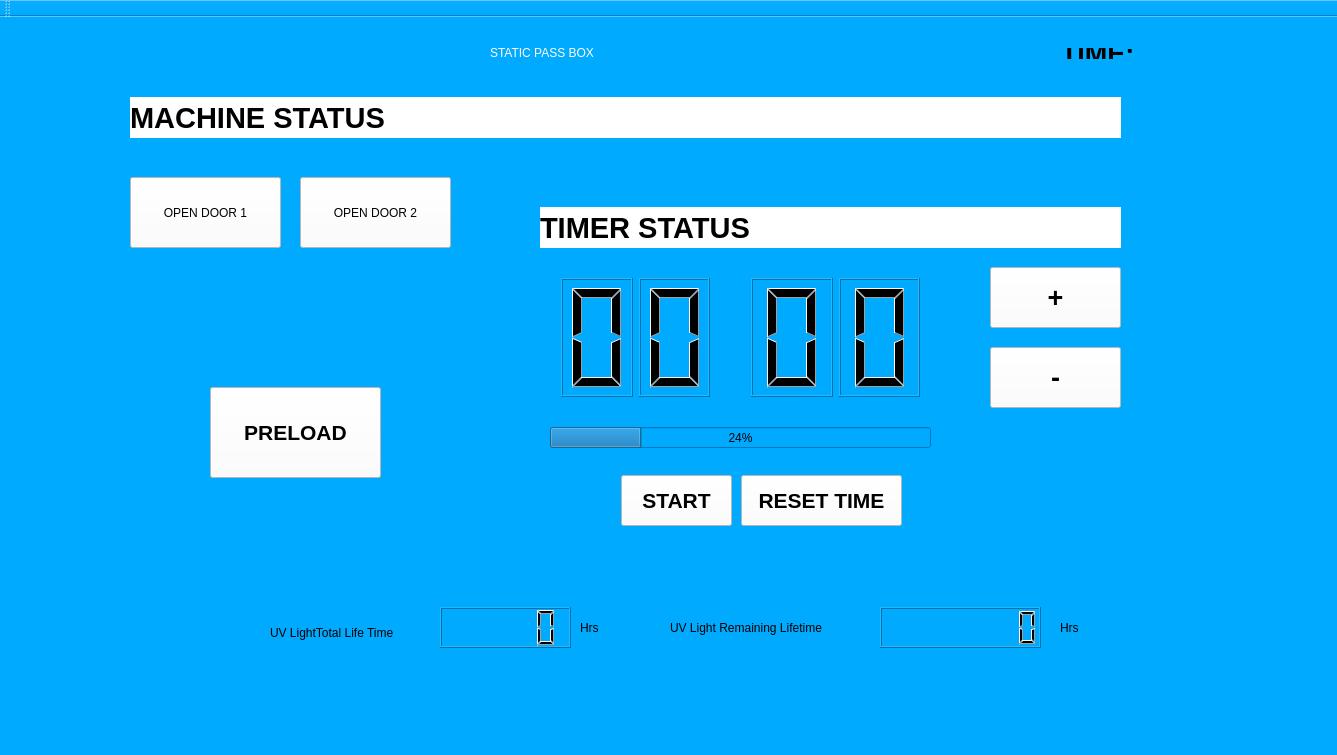
<?xml version="1.0" encoding="UTF-8"?>
<ui version="4.0">
 <class>MainWindow</class>
 <widget class="QMainWindow" name="MainWindow">
  <property name="geometry">
   <rect>
    <x>0</x>
    <y>0</y>
    <width>1337</width>
    <height>755</height>
   </rect>
  </property>
  <property name="windowTitle">
   <string>MainWindow</string>
  </property>
  <property name="styleSheet">
   <string notr="true">background-color: rgb(0, 170, 255);</string>
  </property>
  <widget class="QWidget" name="centralWidget">
   <widget class="QLabel" name="label">
    <property name="geometry">
     <rect>
      <x>710</x>
      <y>250</y>
      <width>26</width>
      <height>141</height>
     </rect>
    </property>
    <property name="styleSheet">
     <string notr="true">font: 75 28pt &quot;Ubuntu&quot;;</string>
    </property>
    <property name="text">
     <string>  :</string>
    </property>
   </widget>
   <widget class="QWidget" name="layoutWidget">
    <property name="geometry">
     <rect>
      <x>550</x>
      <y>250</y>
      <width>171</width>
      <height>141</height>
     </rect>
    </property>
    <layout class="QHBoxLayout" name="horizontalLayout_2">
     <item>
      <widget class="QLCDNumber" name="lcdNumber_min_2">
       <property name="font">
        <font>
         <pointsize>22</pointsize>
         <weight>75</weight>
         <bold>true</bold>
        </font>
       </property>
       <property name="digitCount">
        <number>1</number>
       </property>
      </widget>
     </item>
     <item>
      <widget class="QLCDNumber" name="lcdNumber_min1">
       <property name="font">
        <font>
         <family>Ubuntu</family>
         <pointsize>20</pointsize>
         <weight>9</weight>
         <italic>false</italic>
         <bold>false</bold>
        </font>
       </property>
       <property name="styleSheet">
        <string notr="true">font: 75 20pt &quot;Ubuntu&quot;;</string>
       </property>
       <property name="digitCount">
        <number>1</number>
       </property>
      </widget>
     </item>
    </layout>
   </widget>
   <widget class="QWidget" name="layoutWidget_2">
    <property name="geometry">
     <rect>
      <x>740</x>
      <y>250</y>
      <width>191</width>
      <height>141</height>
     </rect>
    </property>
    <layout class="QHBoxLayout" name="horizontalLayout">
     <item>
      <widget class="QLCDNumber" name="lcdNumber_seconds2">
       <property name="font">
        <font>
         <pointsize>22</pointsize>
         <weight>75</weight>
         <bold>true</bold>
        </font>
       </property>
       <property name="digitCount">
        <number>1</number>
       </property>
      </widget>
     </item>
     <item>
      <widget class="QLCDNumber" name="lcdNumber_seconds1">
       <property name="font">
        <font>
         <family>Ubuntu</family>
         <pointsize>20</pointsize>
         <weight>9</weight>
         <italic>false</italic>
         <bold>false</bold>
        </font>
       </property>
       <property name="styleSheet">
        <string notr="true">font: 75 20pt &quot;Ubuntu&quot;;</string>
       </property>
       <property name="digitCount">
        <number>1</number>
       </property>
      </widget>
     </item>
    </layout>
   </widget>
   <widget class="QProgressBar" name="progressBar">
    <property name="geometry">
     <rect>
      <x>550</x>
      <y>410</y>
      <width>381</width>
      <height>21</height>
     </rect>
    </property>
    <property name="value">
     <number>24</number>
    </property>
   </widget>
   <widget class="QPushButton" name="pushButton_starttimer">
    <property name="geometry">
     <rect>
      <x>621</x>
      <y>458</y>
      <width>111</width>
      <height>51</height>
     </rect>
    </property>
    <property name="font">
     <font>
      <pointsize>16</pointsize>
      <weight>75</weight>
      <bold>true</bold>
     </font>
    </property>
    <property name="styleSheet">
     <string notr="true">background-color: rgb(255, 255, 255);</string>
    </property>
    <property name="text">
     <string>START</string>
    </property>
   </widget>
   <widget class="QPushButton" name="pushButton_plus">
    <property name="geometry">
     <rect>
      <x>990</x>
      <y>250</y>
      <width>131</width>
      <height>61</height>
     </rect>
    </property>
    <property name="font">
     <font>
      <pointsize>20</pointsize>
      <weight>75</weight>
      <bold>true</bold>
     </font>
    </property>
    <property name="styleSheet">
     <string notr="true">background-color: rgb(255, 255, 255);</string>
    </property>
    <property name="text">
     <string>+</string>
    </property>
   </widget>
   <widget class="QPushButton" name="pushButton_minus">
    <property name="geometry">
     <rect>
      <x>990</x>
      <y>330</y>
      <width>131</width>
      <height>61</height>
     </rect>
    </property>
    <property name="font">
     <font>
      <pointsize>20</pointsize>
      <weight>75</weight>
      <bold>true</bold>
     </font>
    </property>
    <property name="styleSheet">
     <string notr="true">background-color: rgb(255, 255, 255);</string>
    </property>
    <property name="text">
     <string>-</string>
    </property>
   </widget>
   <widget class="QPushButton" name="pushButton_DOOROPEN">
    <property name="geometry">
     <rect>
      <x>130</x>
      <y>160</y>
      <width>151</width>
      <height>71</height>
     </rect>
    </property>
    <property name="styleSheet">
     <string notr="true">background-color: rgb(255, 255, 255);</string>
    </property>
    <property name="text">
     <string>OPEN DOOR 1</string>
    </property>
   </widget>
   <widget class="QWidget" name="layoutWidget">
    <property name="geometry">
     <rect>
      <x>1050</x>
      <y>20</y>
      <width>221</width>
      <height>33</height>
     </rect>
    </property>
    <layout class="QHBoxLayout" name="horizontalLayout_3">
     <item>
      <widget class="QLabel" name="label_2">
       <property name="font">
        <font>
         <pointsize>20</pointsize>
         <weight>75</weight>
         <bold>true</bold>
        </font>
       </property>
       <property name="text">
        <string>TIME:</string>
       </property>
      </widget>
     </item>
     <item>
      <widget class="QLabel" name="label_time">
       <property name="font">
        <font>
         <pointsize>20</pointsize>
         <weight>75</weight>
         <bold>true</bold>
        </font>
       </property>
       <property name="text">
        <string/>
       </property>
      </widget>
     </item>
    </layout>
   </widget>
   <widget class="QLCDNumber" name="lcdNumber_uvtotal">
    <property name="geometry">
     <rect>
      <x>440</x>
      <y>590</y>
      <width>131</width>
      <height>41</height>
     </rect>
    </property>
   </widget>
   <widget class="QLCDNumber" name="lcdNumber_uvpresent">
    <property name="geometry">
     <rect>
      <x>880</x>
      <y>590</y>
      <width>161</width>
      <height>41</height>
     </rect>
    </property>
    <property name="digitCount">
     <number>8</number>
    </property>
   </widget>
   <widget class="QLabel" name="label_3">
    <property name="geometry">
     <rect>
      <x>270</x>
      <y>600</y>
      <width>161</width>
      <height>31</height>
     </rect>
    </property>
    <property name="text">
     <string>UV LightTotal Life Time</string>
    </property>
   </widget>
   <widget class="QLabel" name="label_4">
    <property name="geometry">
     <rect>
      <x>670</x>
      <y>600</y>
      <width>201</width>
      <height>21</height>
     </rect>
    </property>
    <property name="text">
     <string>UV Light Remaining Lifetime</string>
    </property>
   </widget>
   <widget class="QLabel" name="label_5">
    <property name="geometry">
     <rect>
      <x>580</x>
      <y>600</y>
      <width>41</width>
      <height>21</height>
     </rect>
    </property>
    <property name="text">
     <string>Hrs</string>
    </property>
   </widget>
   <widget class="QLabel" name="label_6">
    <property name="geometry">
     <rect>
      <x>1060</x>
      <y>600</y>
      <width>41</width>
      <height>21</height>
     </rect>
    </property>
    <property name="text">
     <string>Hrs</string>
    </property>
   </widget>
   <widget class="QPushButton" name="pushButton_DOOROPEN_2">
    <property name="geometry">
     <rect>
      <x>300</x>
      <y>160</y>
      <width>151</width>
      <height>71</height>
     </rect>
    </property>
    <property name="styleSheet">
     <string notr="true">background-color: rgb(255, 255, 255);</string>
    </property>
    <property name="text">
     <string>OPEN DOOR 2</string>
    </property>
   </widget>
   <widget class="QPushButton" name="pushButton_resettime">
    <property name="geometry">
     <rect>
      <x>741</x>
      <y>458</y>
      <width>161</width>
      <height>51</height>
     </rect>
    </property>
    <property name="font">
     <font>
      <pointsize>16</pointsize>
      <weight>75</weight>
      <bold>true</bold>
     </font>
    </property>
    <property name="styleSheet">
     <string notr="true">background-color: rgb(255, 255, 255);</string>
    </property>
    <property name="text">
     <string>RESET TIME</string>
    </property>
   </widget>
   <widget class="QPushButton" name="pushButton_PRELOAD">
    <property name="geometry">
     <rect>
      <x>210</x>
      <y>370</y>
      <width>171</width>
      <height>91</height>
     </rect>
    </property>
    <property name="font">
     <font>
      <pointsize>16</pointsize>
      <weight>75</weight>
      <bold>true</bold>
     </font>
    </property>
    <property name="styleSheet">
     <string notr="true">background-color: rgb(255, 255, 255);</string>
    </property>
    <property name="text">
     <string>PRELOAD</string>
    </property>
   </widget>
   <widget class="QLabel" name="label_7">
    <property name="geometry">
     <rect>
      <x>540</x>
      <y>190</y>
      <width>581</width>
      <height>41</height>
     </rect>
    </property>
    <property name="font">
     <font>
      <pointsize>22</pointsize>
      <weight>75</weight>
      <bold>true</bold>
     </font>
    </property>
    <property name="styleSheet">
     <string notr="true">background-color: rgb(255, 255, 255);</string>
    </property>
    <property name="text">
     <string>TIMER STATUS</string>
    </property>
   </widget>
   <widget class="QLabel" name="label_8">
    <property name="geometry">
     <rect>
      <x>130</x>
      <y>80</y>
      <width>991</width>
      <height>41</height>
     </rect>
    </property>
    <property name="font">
     <font>
      <pointsize>22</pointsize>
      <weight>75</weight>
      <bold>true</bold>
     </font>
    </property>
    <property name="styleSheet">
     <string notr="true">background-color: rgb(255, 255, 255);</string>
    </property>
    <property name="text">
     <string>MACHINE STATUS</string>
    </property>
   </widget>
   <widget class="QLabel" name="label_9">
    <property name="geometry">
     <rect>
      <x>490</x>
      <y>20</y>
      <width>211</width>
      <height>31</height>
     </rect>
    </property>
    <property name="styleSheet">
     <string notr="true">font: italic 16pt &quot;Ubuntu&quot;;
color: rgb(255, 255, 255);</string>
    </property>
    <property name="text">
     <string>STATIC PASS BOX</string>
    </property>
   </widget>
  </widget>
  <widget class="QMenuBar" name="menuBar">
   <property name="geometry">
    <rect>
     <x>0</x>
     <y>0</y>
     <width>1337</width>
     <height>25</height>
    </rect>
   </property>
  </widget>
  <widget class="QToolBar" name="mainToolBar">
   <attribute name="toolBarArea">
    <enum>TopToolBarArea</enum>
   </attribute>
   <attribute name="toolBarBreak">
    <bool>false</bool>
   </attribute>
  </widget>
  <widget class="QStatusBar" name="statusBar"/>
 </widget>
 <layoutdefault spacing="6" margin="11"/>
 <resources/>
 <connections/>
</ui>
